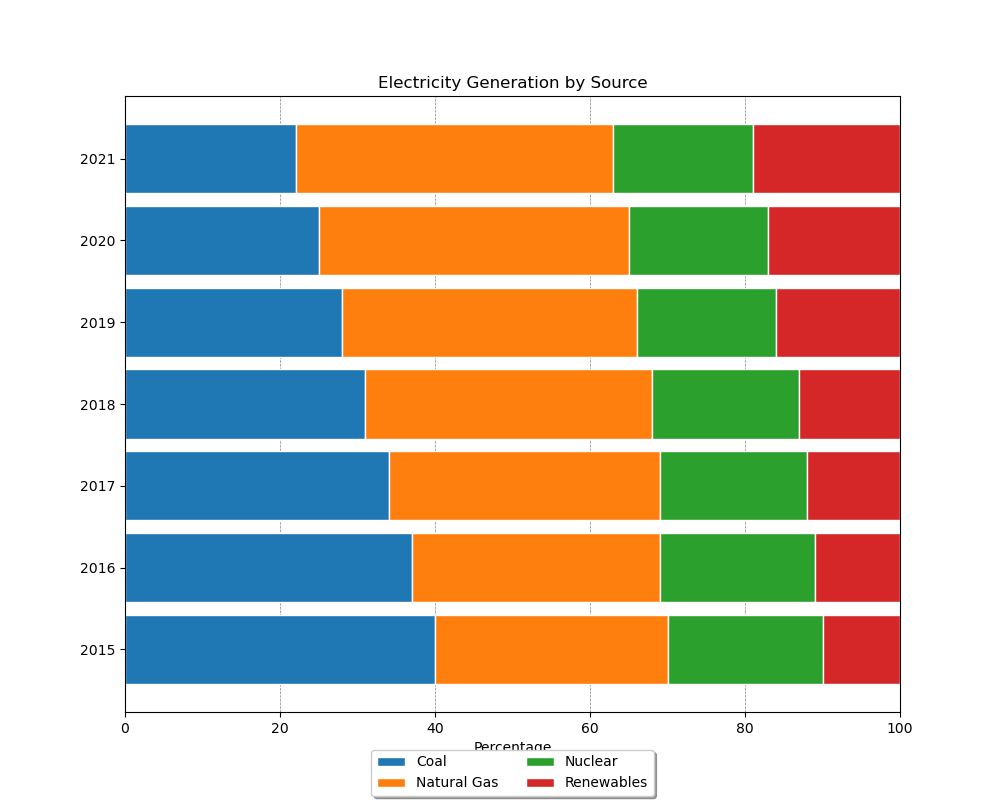

Reproduce this figure in Python.

import matplotlib.pyplot as plt

# Data
years = ['2015', '2016', '2017', '2018', '2019', '2020', '2021']
coal = [40, 37, 34, 31, 28, 25, 22]
natural_gas = [30, 32, 35, 37, 38, 40, 41]
nuclear = [20, 20, 19, 19, 18, 18, 18]
renewables = [10, 11, 12, 13, 16, 17, 19]

# Accumulate the data
totals = [i+j+k+l for i, j, k, l in zip(coal, natural_gas, nuclear, renewables)]
coal_rel = [i / j * 100 for  i, j in zip(coal, totals)]
natural_gas_rel = [i / j * 100 for  i, j in zip(natural_gas, totals)]
nuclear_rel = [i / j * 100 for  i, j in zip(nuclear, totals)]
renewables_rel = [i / j * 100 for  i, j in zip(renewables, totals)]

# Plot
fig, ax = plt.subplots(figsize=(10, 8))

ax.barh(years, coal_rel, color='#1f77b4', edgecolor='white', height=0.85, label='Coal')
ax.barh(years, natural_gas_rel, left=coal_rel, color='#ff7f0e', edgecolor='white', height=0.85, label='Natural Gas')
ax.barh(years, nuclear_rel, left=[i+j for i, j in zip(coal_rel, natural_gas_rel)], color='#2ca02c', edgecolor='white', height=0.85, label='Nuclear')
ax.barh(years, renewables_rel, left=[i+j+k for i, j, k in zip(coal_rel, natural_gas_rel, nuclear_rel)], color='#d62728', edgecolor='white', height=0.85, label='Renewables')

# Adding features to chart
ax.set_xlabel('Percentage')
ax.set_title('Electricity Generation by Source')
plt.xlim(0,100)
leg = ax.legend(loc='upper center', bbox_to_anchor=(0.5, -0.05), shadow=True, ncol=2)
ax.xaxis.grid(True, which='major', linestyle='--', linewidth='0.5', color='grey')
ax.set_axisbelow(True)

plt.show()
